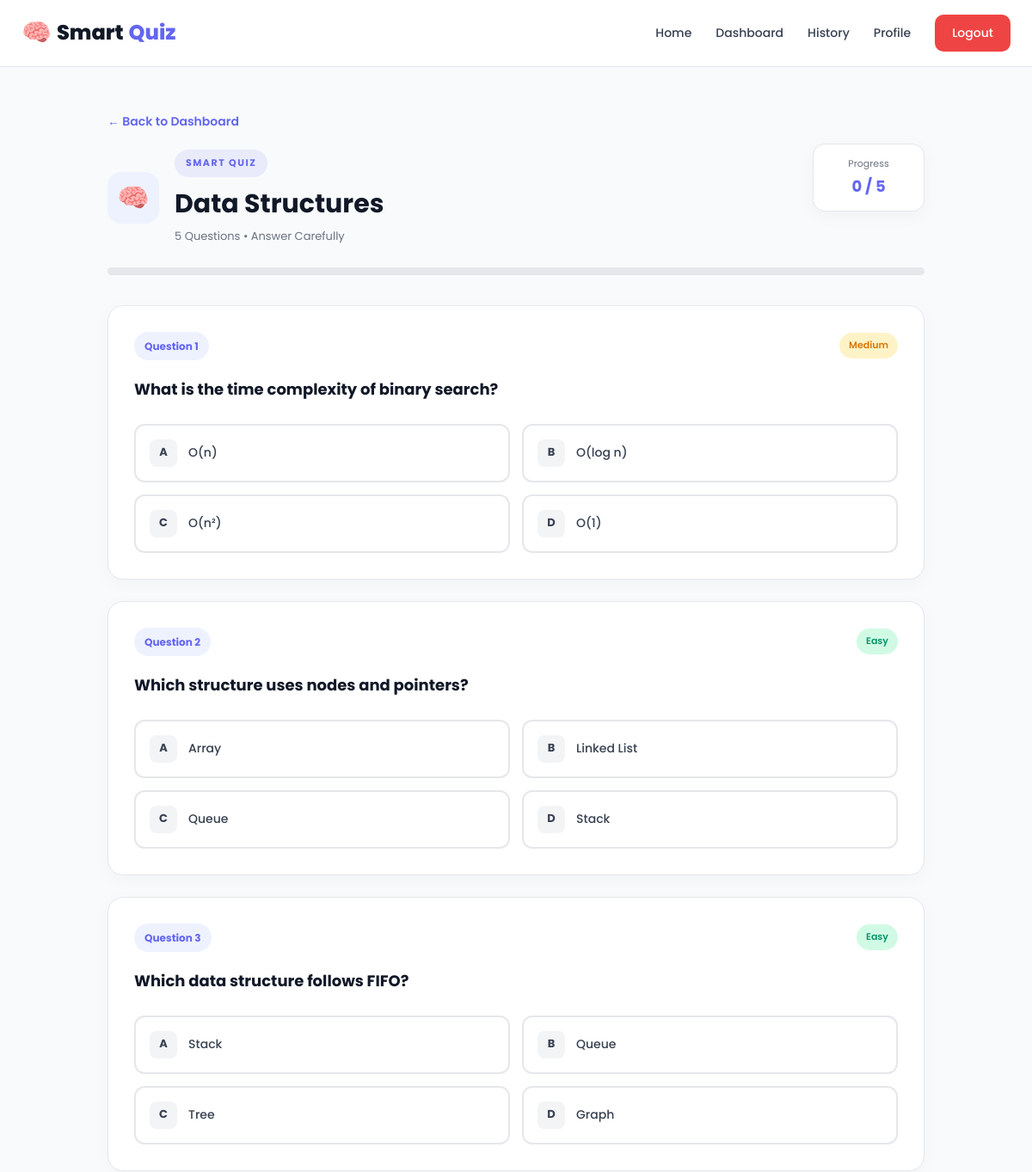
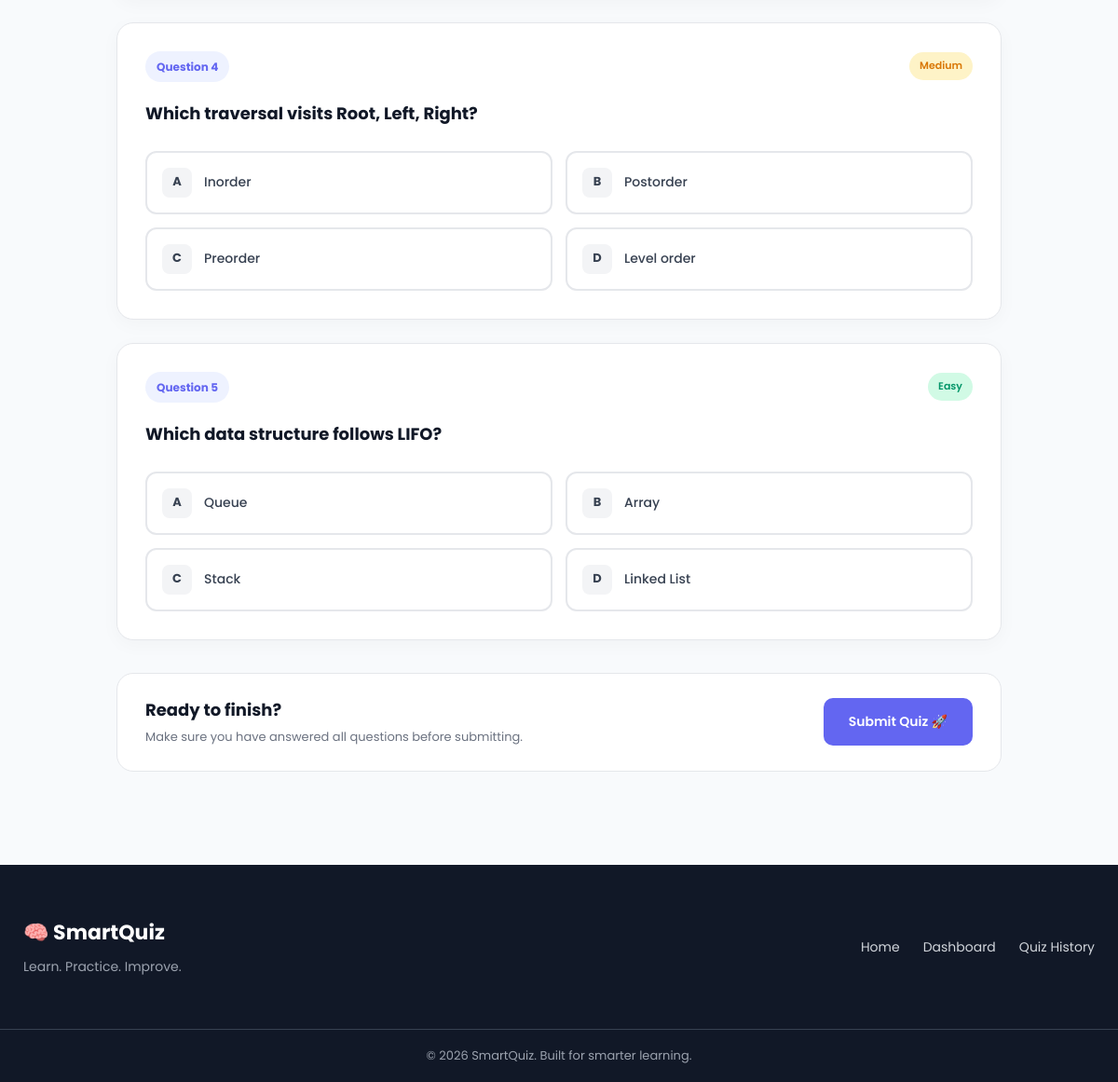
Page /quiz/2 (signed in) on the committed database (2 pictures, top to bottom).
### tables this page shows
CREATE TABLE subjects (
            id INTEGER PRIMARY KEY AUTOINCREMENT,
            name TEXT UNIQUE NOT NULL,
            description TEXT,
            icon TEXT DEFAULT '📚'
        );

CREATE TABLE questions (
            id INTEGER PRIMARY KEY AUTOINCREMENT,
            subject_id INTEGER NOT NULL,
            question TEXT NOT NULL,
            option_a TEXT NOT NULL,
            option_b TEXT NOT NULL,
            option_c TEXT NOT NULL,
            option_d TEXT NOT NULL,
            correct_answer TEXT NOT NULL,
            difficulty TEXT DEFAULT 'Medium',
            FOREIGN KEY (subject_id) REFERENCES subjects (id)
        );

### app.py (the view)
@app.route("/quiz/<int:subject_id>")
@login_required
def quiz(subject_id):
    conn = get_db_connection()
    subject = conn.execute(
        "SELECT * FROM subjects WHERE id = ?",
        (subject_id,)
    ).fetchone()
    if not subject:
        conn.close()
        flash("Subject not found!", "danger")
        return redirect(url_for("dashboard"))
    questions = conn.execute("""
        SELECT * FROM questions
        WHERE subject_id = ?
        ORDER BY RANDOM()
        LIMIT 10
    """, (subject_id,)).fetchall()
    conn.close()
    if not questions:
        flash(
            "No questions available for this subject yet!",
            "warning"
        )
        return redirect(url_for("dashboard"))
    return render_template(
        "quiz.html",
        subject=subject,
        questions=questions
    )

### app.py (called while the page is built)
def get_db_connection():
    conn = sqlite3.connect(DATABASE)
    conn.row_factory = sqlite3.Row
    return conn

def login_required(f):
    @wraps(f)
    def decorated_function(*args, **kwargs):
        if "user_id" not in session:
            flash("Please login first!", "warning")
            return redirect(url_for("login"))
        return f(*args, **kwargs)
    return decorated_function

### templates/quiz.html (shortened to what this page needs)
{% extends "base.html" %}
{% block content %}
<section class="quiz-page">
    <div class="quiz-header">
        <div class="quiz-header-info">
            <a href="{{ url_for('dashboard') }}" class="back-link">
                ← Back to Dashboard
            </a>
            <div class="quiz-title-row">
                <div class="subject-icon large-icon">
                    {{ subject.icon }}
                </div>
                <div>
                    <span class="section-tag">SMART QUIZ</span>
                    <h1>{{ subject.name }}</h1>
                    <p>{{ questions|length }} Questions • Answer Carefully</p>
                </div>
            </div>
        </div>
        <div class="quiz-progress-box">
            <span>Progress</span>
            <strong id="progressText">0 / {{ questions|length }}</strong>
        </div>
    </div>
    <div class="quiz-progress-bar">
    </div>
    <form
        method="POST"
        action="{{ url_for('submit_quiz', subject_id=subject.id) }}"
        id="quizForm"
    >
        {% for question in questions %}
        <div class="quiz-question-card">
            <div class="question-top">
                <span class="question-number">
                    Question {{ loop.index }}
                </span>
                <span class="difficulty-badge {{ question.difficulty|lower }}">
                    {{ question.difficulty }}
                </span>
            </div>
            <h3 class="question-text">
                {{ question.question }}
            </h3>
            <div class="options-grid">
                <label class="option-card">
                    <span class="option-letter">A</span>
                    <span class="option-text">
                        {{ question.option_a }}
                    </span>
                </label>
                <label class="option-card">
                    <span class="option-letter">B</span>
                    <span class="option-text">
                        {{ question.option_b }}
                    </span>
                </label>
                <label class="option-card">
                    <span class="option-letter">C</span>
                    <span class="option-text">
                        {{ question.option_c }}
                    </span>
                </label>
                <label class="option-card">
                    <span class="option-letter">D</span>
                    <span class="option-text">
                        {{ question.option_d }}
                    </span>
                </label>
            </div>
        </div>
        {% endfor %}
        <div class="quiz-submit-section">
            <div>
                <h3>Ready to finish?</h3>
                <p>
                    Make sure you have answered all questions before submitting.
                </p>
            </div>
            <button
                type="submit"
                class="btn btn-primary quiz-submit-btn"
            >
                Submit Quiz 🚀
            </button>
        </div>
    </form>
</section>
{% endblock %}

### static/style.css (style rules this page uses)
:root { --primary: #6366f1; --primary-dark: #4f46e5; --secondary: #8b5cf6; --accent: #06b6d4; --dark: #111827; --dark-light: #1f2937; --text: #374151; --text-light: #6b7280; --white: #ffffff; --background: #f8fafc; --border: #e5e7eb; --success: #10b981; --warning: #f59e0b; --danger: #ef4444; --shadow: 0 10px 30px rgba(0, 0, 0, 0.08); --shadow-lg: 0 20px 50px rgba(0, 0, 0, 0.12); --radius: 16px; --transition: all 0.3s ease; }
* { margin: 0; padding: 0; box-sizing: border-box; }
html { scroll-behavior: smooth; }
body { font-family: "Poppins", sans-serif; background: var(--background); color: var(--text); line-height: 1.6; overflow-x: hidden; }
a { text-decoration: none; color: inherit; }
button, input, textarea, select { font-family: inherit; }
button { cursor: pointer; border: none; }
.btn { display: inline-flex; align-items: center; justify-content: center; gap: 8px; padding: 13px 25px; border-radius: 10px; font-size: 14px; font-weight: 600; transition: var(--transition); }
.btn-primary { background: var(--primary); color: white; border: 2px solid var(--primary); }
.section-tag { display: inline-block; font-size: 11px; font-weight: 700; letter-spacing: 1.5px; color: var(--primary); background: rgba(99, 102, 241, 0.1); padding: 7px 13px; border-radius: 20px; }
.subject-icon { width: 62px; height: 62px; display: flex; align-items: center; justify-content: center; font-size: 32px; background: #eef2ff; border-radius: 16px; margin-bottom: 22px; position: relative; z-index: 1; }
.large-icon { margin-bottom: 0; width: 60px; height: 60px; font-size: 30px; }
.quiz-page { max-width: 1000px; margin: auto; padding: 50px 25px 100px; }
.quiz-header { display: flex; align-items: center; justify-content: space-between; gap: 25px; margin-bottom: 25px; }
.back-link { display: inline-block; color: var(--primary); font-size: 14px; font-weight: 600; margin-bottom: 22px; transition: var(--transition); }
.quiz-title-row { display: flex; align-items: center; gap: 18px; }
.quiz-title-row h1 { color: var(--dark); font-size: 30px; margin: 7px 0 4px; }
.quiz-title-row p { color: var(--text-light); font-size: 13px; }
.quiz-progress-box { background: white; border: 1px solid var(--border); border-radius: 14px; padding: 14px 20px; min-width: 130px; text-align: center; box-shadow: 0 5px 20px rgba(0, 0, 0, 0.04); }
.quiz-progress-box span { display: block; color: var(--text-light); font-size: 11px; margin-bottom: 3px; }
.quiz-progress-box strong { color: var(--primary); font-size: 18px; }
.quiz-progress-bar { width: 100%; height: 9px; background: #e5e7eb; border-radius: 20px; overflow: hidden; margin-bottom: 35px; }
.quiz-question-card { background: white; border: 1px solid var(--border); border-radius: 18px; padding: 30px; margin-bottom: 25px; box-shadow: 0 5px 20px rgba(0, 0, 0, 0.03); }
.question-top { display: flex; align-items: center; justify-content: space-between; margin-bottom: 20px; }
.question-number { font-size: 12px; font-weight: 700; color: var(--primary); background: #eef2ff; padding: 7px 12px; border-radius: 20px; }
.question-text { color: var(--dark); font-size: 18px; line-height: 1.6; margin-bottom: 25px; }
.difficulty-badge { font-size: 11px; font-weight: 600; padding: 6px 11px; border-radius: 20px; }
.difficulty-badge.easy { color: #059669; background: #d1fae5; }
.difficulty-badge.medium { color: #d97706; background: #fef3c7; }
.options-grid { display: grid; grid-template-columns: 1fr 1fr; gap: 14px; }
.option-card { position: relative; display: flex; align-items: center; gap: 13px; padding: 16px; border: 2px solid var(--border); border-radius: 12px; cursor: pointer; transition: var(--transition); background: white; }
.option-letter { width: 32px; height: 32px; flex-shrink: 0; display: flex; align-items: center; justify-content: center; border-radius: 8px; background: #f3f4f6; color: var(--text); font-size: 13px; font-weight: 700; transition: var(--transition); }
.option-text { font-size: 14px; color: var(--text); font-weight: 500; }
.quiz-submit-section { background: white; border: 1px solid var(--border); border-radius: 18px; padding: 25px 30px; display: flex; align-items: center; justify-content: space-between; gap: 25px; margin-top: 35px; }
.quiz-submit-section h3 { color: var(--dark); font-size: 18px; margin-bottom: 5px; }
.quiz-submit-section p { color: var(--text-light); font-size: 13px; }
.quiz-submit-btn { flex-shrink: 0; }

### rows in the picture
subjects: icon "🧠", name "Data Structures"
questions: difficulty "Medium", question "What is the time complexity of binary search?", option_a "O(n)", option_b "O(log n)", option_c "O(n²)", option_d "O(1)"
questions: difficulty "Easy", question "Which structure uses nodes and pointers?", option_a "Array", option_b "Linked List", option_c "Queue", option_d "Stack"
questions: difficulty "Easy", question "Which data structure follows FIFO?", option_a "Stack", option_b "Queue", option_c "Tree", option_d "Graph"
questions: difficulty "Medium", question "Which traversal visits Root, Left, Right?", option_a "Inorder", option_b "Postorder", option_c "Preorder", option_d "Level order"
questions: difficulty "Easy", question "Which data structure follows LIFO?", option_a "Queue", option_b "Array", option_c "Stack", option_d "Linked List"

### other values in the picture
{{ questions|length }} "5"
